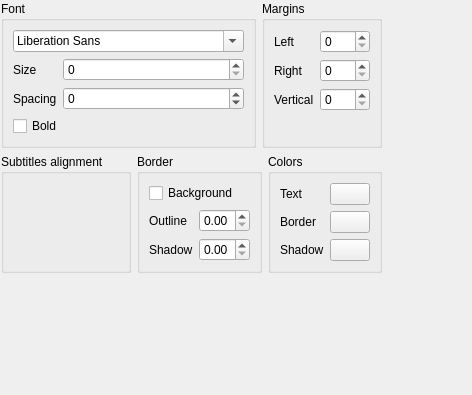
<?xml version="1.0" encoding="UTF-8"?>
<ui version="4.0">
 <class>OSDSettings</class>
 <widget class="QWidget" name="OSDSettings">
  <layout class="QGridLayout" name="gridLayout">
   <property name="margin">
    <number>1</number>
   </property>
   <item row="0" column="1">
    <spacer name="horizontalSpacer">
     <property name="orientation">
      <enum>Qt::Horizontal</enum>
     </property>
     <property name="sizeHint" stdset="0">
      <size>
       <width>89</width>
       <height>20</height>
      </size>
     </property>
    </spacer>
   </item>
   <item row="0" column="0">
    <layout class="QVBoxLayout" name="layout">
     <item>
      <layout class="QHBoxLayout" name="horizontalLayout">
       <item>
        <widget class="QGroupBox" name="fontGB">
         <property name="title">
          <string>Font</string>
         </property>
         <layout class="QFormLayout" name="formLayout">
          <item row="0" column="0" colspan="2">
           <widget class="QFontComboBox" name="fontCB"/>
          </item>
          <item row="1" column="0">
           <widget class="QLabel" name="fontSizeL">
            <property name="text">
             <string>Size</string>
            </property>
           </widget>
          </item>
          <item row="1" column="1">
           <widget class="QSpinBox" name="fontSizeB"/>
          </item>
          <item row="2" column="0">
           <widget class="QLabel" name="spacingL">
            <property name="text">
             <string>Spacing</string>
            </property>
           </widget>
          </item>
          <item row="2" column="1">
           <widget class="QSpinBox" name="spacingB">
            <property name="minimum">
             <number>-20</number>
            </property>
            <property name="maximum">
             <number>20</number>
            </property>
           </widget>
          </item>
          <item row="3" column="0" colspan="2">
           <widget class="QCheckBox" name="boldCB">
            <property name="text">
             <string>Bold</string>
            </property>
           </widget>
          </item>
         </layout>
        </widget>
       </item>
       <item>
        <widget class="QGroupBox" name="marginsGB">
         <property name="title">
          <string>Margins</string>
         </property>
         <layout class="QFormLayout" name="formLayout_2">
          <item row="0" column="0">
           <widget class="QLabel" name="leftMarginL">
            <property name="text">
             <string>Left</string>
            </property>
           </widget>
          </item>
          <item row="0" column="1">
           <widget class="QSpinBox" name="leftMarginB"/>
          </item>
          <item row="1" column="0">
           <widget class="QLabel" name="rightMarginL">
            <property name="text">
             <string>Right</string>
            </property>
           </widget>
          </item>
          <item row="1" column="1">
           <widget class="QSpinBox" name="rightMarginB"/>
          </item>
          <item row="2" column="0">
           <widget class="QLabel" name="vMarginL">
            <property name="text">
             <string>Vertical</string>
            </property>
           </widget>
          </item>
          <item row="2" column="1">
           <widget class="QSpinBox" name="vMarginB"/>
          </item>
         </layout>
        </widget>
       </item>
      </layout>
     </item>
     <item>
      <layout class="QHBoxLayout" name="horizontalLayout_2">
       <item>
        <widget class="QGroupBox" name="alignGB">
         <property name="title">
          <string>Subtitles alignment</string>
         </property>
        </widget>
       </item>
       <item>
        <widget class="QGroupBox" name="frameGB">
         <property name="title">
          <string>Border</string>
         </property>
         <layout class="QFormLayout" name="formLayout_3">
          <item row="1" column="0">
           <widget class="QLabel" name="outlineL">
            <property name="text">
             <string>Outline</string>
            </property>
           </widget>
          </item>
          <item row="1" column="1">
           <widget class="QDoubleSpinBox" name="outlineB">
            <property name="maximum">
             <double>4.000000000000000</double>
            </property>
            <property name="singleStep">
             <double>0.100000000000000</double>
            </property>
           </widget>
          </item>
          <item row="3" column="0">
           <widget class="QLabel" name="shadowL">
            <property name="text">
             <string>Shadow</string>
            </property>
           </widget>
          </item>
          <item row="3" column="1">
           <widget class="QDoubleSpinBox" name="shadowB">
            <property name="maximum">
             <double>4.000000000000000</double>
            </property>
            <property name="singleStep">
             <double>0.100000000000000</double>
            </property>
           </widget>
          </item>
          <item row="0" column="0" colspan="2">
           <widget class="QCheckBox" name="backgroundCB">
            <property name="text">
             <string>Background</string>
            </property>
           </widget>
          </item>
         </layout>
        </widget>
       </item>
       <item>
        <widget class="QGroupBox" name="colorsGB">
         <property name="title">
          <string>Colors</string>
         </property>
         <layout class="QFormLayout" name="formLayout_4">
          <item row="0" column="0">
           <widget class="QLabel" name="textColorL">
            <property name="text">
             <string>Text</string>
            </property>
           </widget>
          </item>
          <item row="0" column="1">
           <widget class="ColorButton" name="textColorB"/>
          </item>
          <item row="1" column="0">
           <widget class="QLabel" name="outlineColorL">
            <property name="text">
             <string>Border</string>
            </property>
           </widget>
          </item>
          <item row="1" column="1">
           <widget class="ColorButton" name="outlineColorB"/>
          </item>
          <item row="2" column="0">
           <widget class="QLabel" name="shadowColorL">
            <property name="text">
             <string>Shadow</string>
            </property>
           </widget>
          </item>
          <item row="2" column="1">
           <widget class="ColorButton" name="shadowColorB"/>
          </item>
         </layout>
        </widget>
       </item>
      </layout>
     </item>
    </layout>
   </item>
   <item row="1" column="0">
    <spacer name="verticalSpacer">
     <property name="orientation">
      <enum>Qt::Vertical</enum>
     </property>
     <property name="sizeHint" stdset="0">
      <size>
       <width>20</width>
       <height>121</height>
      </size>
     </property>
    </spacer>
   </item>
  </layout>
 </widget>
 <customwidgets>
  <customwidget>
   <class>ColorButton</class>
   <extends>QPushButton</extends>
   <header>ColorButton.hpp</header>
  </customwidget>
 </customwidgets>
 <tabstops>
  <tabstop>fontCB</tabstop>
  <tabstop>fontSizeB</tabstop>
  <tabstop>spacingB</tabstop>
  <tabstop>boldCB</tabstop>
  <tabstop>leftMarginB</tabstop>
  <tabstop>rightMarginB</tabstop>
  <tabstop>vMarginB</tabstop>
  <tabstop>backgroundCB</tabstop>
  <tabstop>outlineB</tabstop>
  <tabstop>shadowB</tabstop>
  <tabstop>textColorB</tabstop>
  <tabstop>outlineColorB</tabstop>
  <tabstop>shadowColorB</tabstop>
 </tabstops>
 <resources/>
 <connections/>
</ui>
